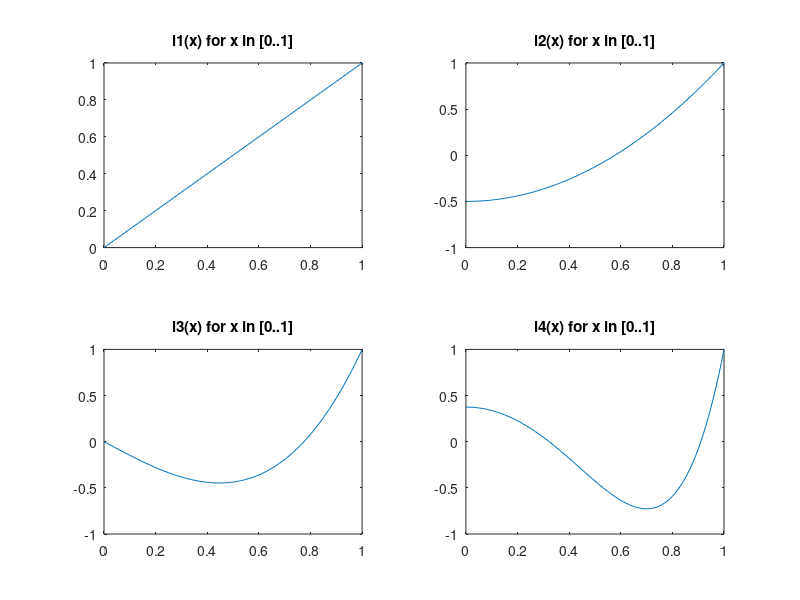

Write MATLAB code to recreate this figure.
l1 = @(x) x
l2 = @(x) 3/2 * x.^2 - 1/2
l3 = @(x) 5/2 * x.^3 - 3/2 * x
l4 = @(x) 35/8 * x.^5 - 15/4 * x.^2 + 3/8

range = [0:0.01:1];

subplot(2, 2, 1)
plot(range, l1(range));
title("l1(x) for x in [0..1]")

subplot(2, 2, 2)
plot(range, l2(range));
title("l2(x) for x in [0..1]")

subplot(2, 2, 3)
plot(range, l3(range));
title("l3(x) for x in [0..1]")

subplot(2, 2, 4)
plot(range, l4(range));
title("l4(x) for x in [0..1]")
